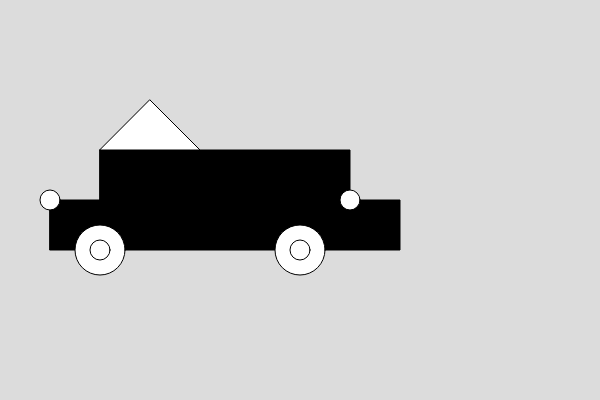
Frame 1 (no input)
Frame 60 (no input): identical to frame 1, image omitted
Frame 120 (the mouse pressed at the canvas centre since frame 60): identical to frame 1, image omitted

The p5.js sketch that drew this single still picture (run headless with seeded random() and noise() and a simulated clock; from frame 60 on, the mouse is pressed at the canvas centre):

// p5.js sketch
// ── sketch.js
function setup() {
  createCanvas(600, 400);
}

function draw() {
  background(220);
  
  //body of the car 
  // rect ( x, y, width, height)
  fill(0, 0, 0);
  rect(50, 200, 350, 50);
  rect ( 100, 150, 250, 50);
  
  // wheels 
  fill (255);
  // ellipse ( x, y, width, height)
  ellipse ( 100, 250, 50, 50);
  ellipse ( 300, 250, 50, 50);
  ellipse ( 100, 250, 20, 20);
  ellipse ( 300, 250, 20, 20);
  
  // roof 
  // triangle ( x1, y1, x2, y2, x3, y3 )
  triangle ( 100, 150, 200, 150, 150, 100);
  
  // headlights
  fill ( 255);
  ellipse ( 50, 200, 20, 20);
  ellipse ( 350, 200, 20, 20);
  
  //taillights
  fill ( 255, 255, 255);
  

  
}
